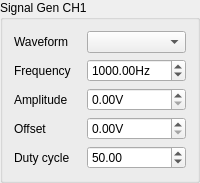
         <widget class="QGroupBox" name="signalGenGroup_CH1">
          <property name="enabled">
           <bool>true</bool>
          </property>
          <property name="sizePolicy">
           <sizepolicy hsizetype="Preferred" vsizetype="Preferred">
            <horstretch>0</horstretch>
            <verstretch>0</verstretch>
           </sizepolicy>
          </property>
          <property name="title">
           <string>Signal Gen CH1</string>
          </property>
          <property name="checkable">
           <bool>false</bool>
          </property>
          <property name="checked">
           <bool>false</bool>
          </property>
          <layout class="QVBoxLayout" name="verticalLayout_19">
           <item>
            <layout class="QGridLayout" name="gridLayout_5">
             <item row="0" column="0">
              <widget class="QLabel" name="waveformLabel_CH1">
               <property name="text">
                <string>Waveform</string>
               </property>
              </widget>
             </item>
             <item row="0" column="1">
              <widget class="espoComboBox" name="waveformSelect_CH1"/>
             </item>
             <item row="1" column="0">
              <widget class="QLabel" name="frequencyLabel_CH1">
               <property name="text">
                <string>Frequency</string>
               </property>
              </widget>
             </item>
             <item row="1" column="1">
              <widget class="espoSpinBox" name="frequencyValue_CH1">
               <property name="suffix">
                <string notr="true">Hz</string>
               </property>
               <property name="decimals">
                <number>2</number>
               </property>
               <property name="minimum">
                <double>0.000000000000000</double>
               </property>
               <property name="maximum">
                <double>1000000.000000000000000</double>
               </property>
               <property name="singleStep">
                <double>100.000000000000000</double>
               </property>
               <property name="value">
                <double>1000.000000000000000</double>
               </property>
              </widget>
             </item>
             <item row="2" column="0">
              <widget class="QLabel" name="amplitudeLabel_CH1">
               <property name="text">
                <string>Amplitude</string>
               </property>
              </widget>
             </item>
             <item row="2" column="1">
              <widget class="espoSpinBox" name="amplitudeValue_CH1">
               <property name="suffix">
                <string>V</string>
               </property>
               <property name="maximum">
                <double>9.600000000000000</double>
               </property>
               <property name="singleStep">
                <double>0.100000000000000</double>
               </property>
              </widget>
             </item>
             <item row="3" column="0">
              <widget class="QLabel" name="dcOffsetLabel_CH1">
               <property name="text">
                <string>Offset</string>
               </property>
              </widget>
             </item>
             <item row="3" column="1">
              <widget class="espoSpinBox" name="dcOffsetValue_CH1">
               <property name="suffix">
                <string>V</string>
               </property>
               <property name="maximum">
                <double>9.600000000000000</double>
               </property>
               <property name="singleStep">
                <double>0.100000000000000</double>
               </property>
              </widget>
             </item>
             <item row="4" column="0">
              <widget class="QLabel" name="dutyCycleLabel_CH1">
               <property name="text">
                <string>Duty cycle</string>
               </property>
              </widget>
             </item>
             <item row="4" column="1">
              <widget class="espoSpinBox" name="dutyCycleValue_CH1">
               <property name="minimum">
                <double>0.000000000000000</double>
               </property>
               <property name="maximum">
                <double>100.000000000000000</double>
               </property>
               <property name="singleStep">
                <double>1.000000000000000</double>
               </property>
               <property name="value">
                <double>50.000000000000000</double>
               </property>
              </widget>
             </item>
            </layout>
           </item>
          </layout>
         </widget>
